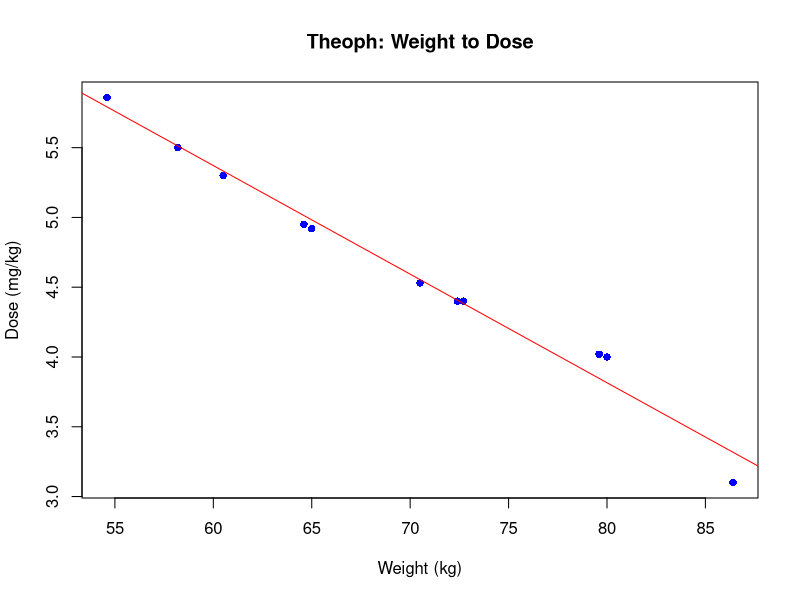

Write R code to recreate this figure.
data("Theoph")

model_theoph <- lm(Dose ~ Wt, data = Theoph)
print(summary(model_theoph))

plot(Theoph$Wt, Theoph$Dose, 
     col = "blue", 
     main = "Theoph: Weight to Dose",
     xlab = "Weight (kg)", 
     ylab = "Dose (mg/kg)", 
     pch = 16)
abline(model_theoph, col = "red")

new_weights <- data.frame(Wt = c(90, 95, 100))
predicted_doses <- predict(model_theoph, new_weights)
print(predicted_doses)
